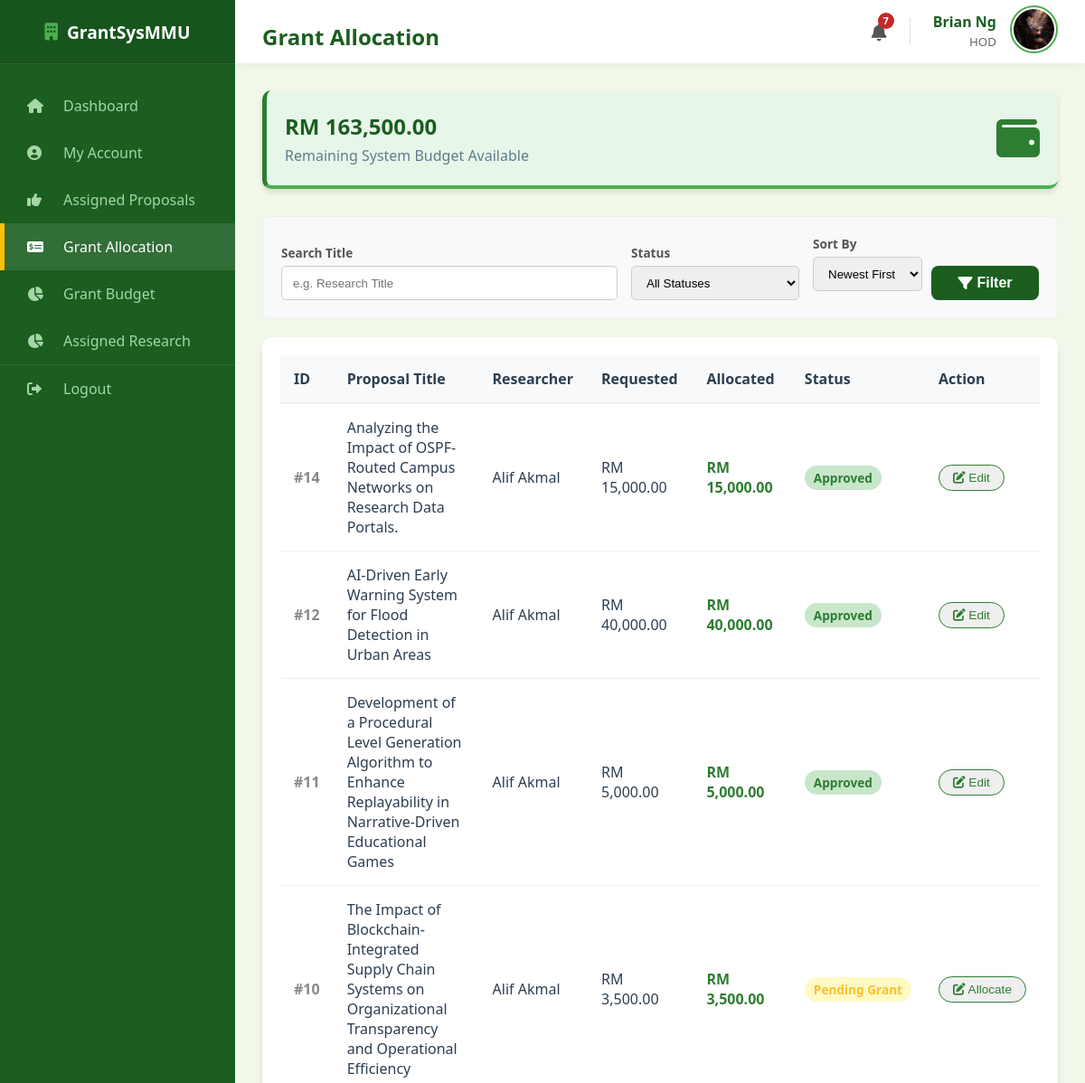
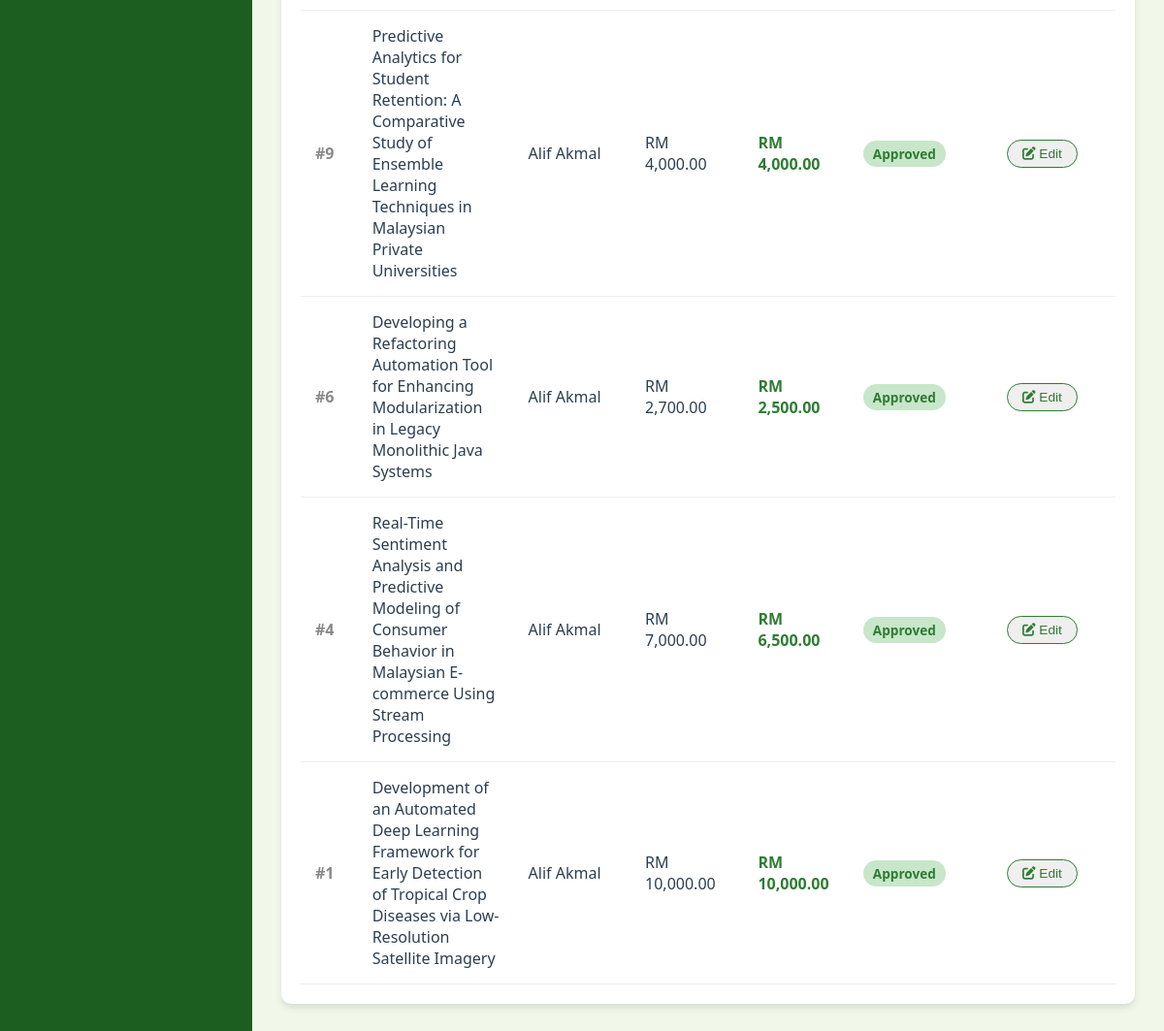
The app's page /hod/grant_allocation (signed in), older data (2 pictures, top to bottom).
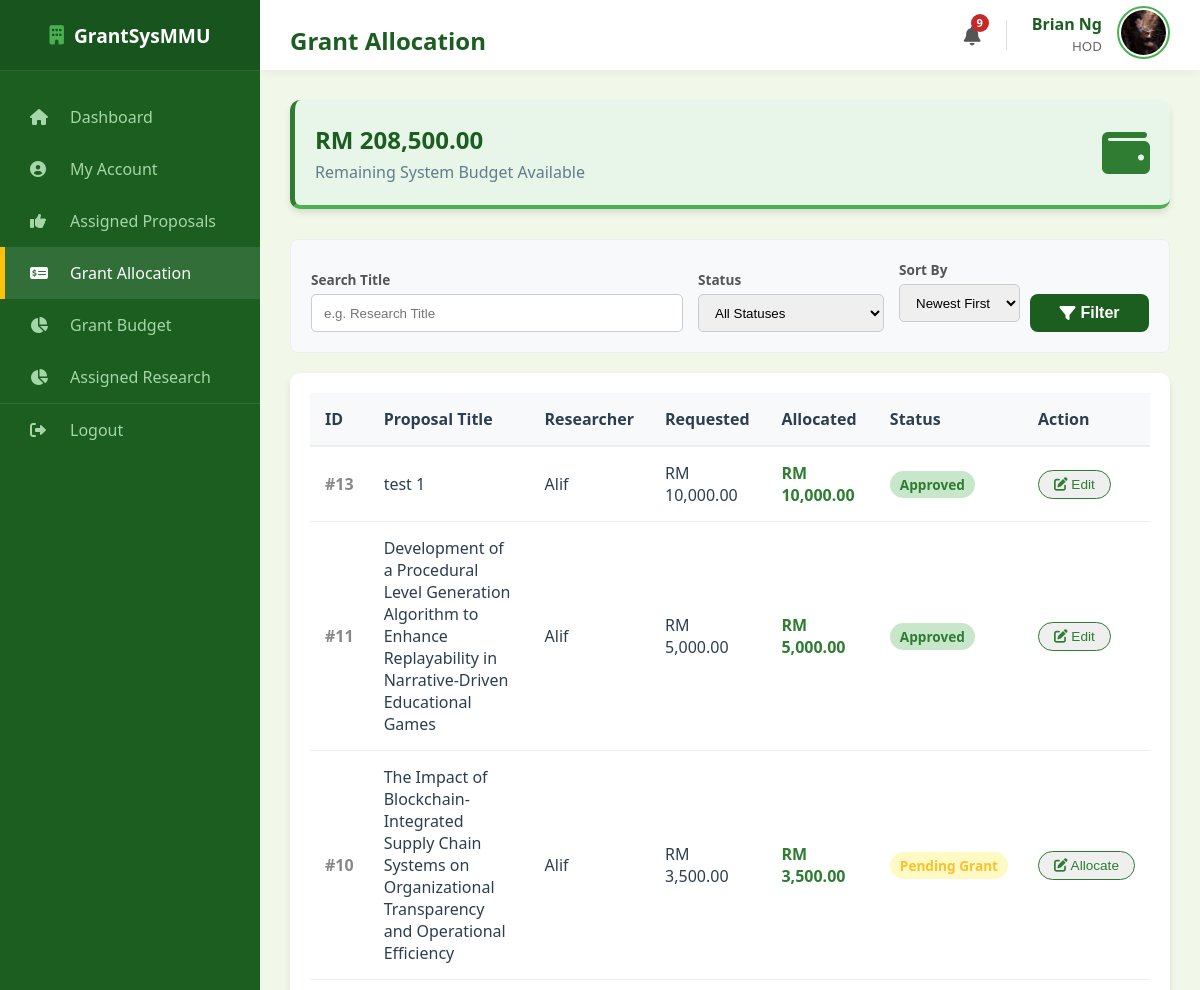
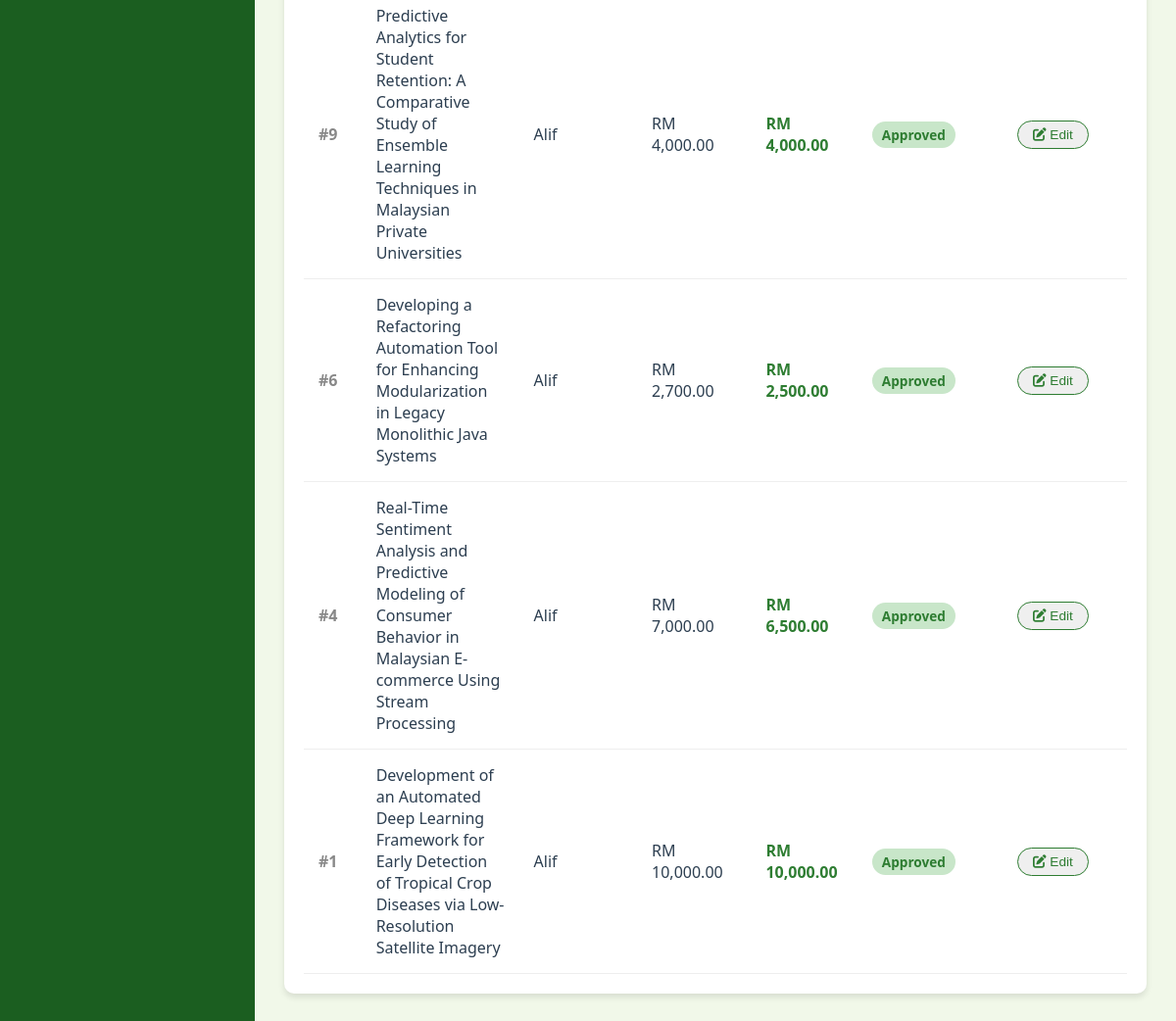
The same page, newer data (2 pictures, top to bottom).
### models.py (models this page shows, shortened)
class Proposal(db.Model):
    __tablename__ = "proposal"
    proposal_id = db.Column(db.Integer, primary_key=True)
    title = db.Column(db.String(255), nullable=False)
    research_area = db.Column(db.String(100), nullable=False, default="General")
    requested_budget = db.Column(db.Float, nullable=False)
    status = db.Column(db.String(30), nullable=False, default="Draft")
    submission_date = db.Column(db.Date, default=malaysia_now)
    document_file = db.Column(db.String(100), nullable=True)
    review_score = db.Column(db.Integer, nullable=True)
    review_feedback = db.Column(db.Text, nullable=True)
    review_draft = db.Column(db.Text, nullable=True)
    researcher_id = db.Column(
        db.Integer, db.ForeignKey("researcher.researcher_id"), nullable=False
    )
    cycle_id = db.Column(
        db.Integer, db.ForeignKey("grant_cycle.cycle_id"), nullable=False
    )
    assigned_reviewer_id = db.Column(
        db.Integer, db.ForeignKey("reviewer.reviewer_id"), nullable=True
    )
    assigned_hod_id = db.Column(db.Integer, db.ForeignKey("hod.hod_id"), nullable=True)
    reviewer = db.relationship("Reviewer", foreign_keys=[assigned_reviewer_id])
    hod = db.relationship("HOD", foreign_keys=[assigned_hod_id])
    deadlines = db.relationship(
        "Deadline", backref="proposal", cascade="all, delete-orphan"
    )

class User(db.Model):
    __tablename__ = "user"
    mmu_id = db.Column(db.String(15), primary_key=True)
    name = db.Column(db.String(150), nullable=False)
    email = db.Column(db.String(100), unique=True, nullable=False)
    password = db.Column(db.String(100), nullable=False)
    faculty = db.Column(db.String(100), nullable=False)
    user_role = db.Column(db.String(25), nullable=False)
    profile_image = db.Column(db.String(20), nullable=False, default="default.jpg")
    phone_number = db.Column(db.String(20), nullable=True)
    admin_profile = db.relationship(
        "Admin", backref="user_info", uselist=False, cascade="all, delete-orphan"
    )
    researcher_profile = db.relationship(
        "Researcher", backref="user_info", uselist=False, cascade="all, delete-orphan"
    )
    reviewer_profile = db.relationship(
        "Reviewer", backref="user_info", uselist=False, cascade="all, delete-orphan"
    )
    hod_profile = db.relationship(
        "HOD", backref="user_info", uselist=False, cascade="all, delete-orphan"
    )

class Grant(db.Model):
    __tablename__ = "grant"
    grant_id = db.Column(db.Integer, primary_key=True)
    grant_amount = db.Column(db.Float, nullable=False)
    award_date = db.Column(db.DateTime, default=malaysia_now)
    proposal_id = db.Column(
        db.Integer, db.ForeignKey("proposal.proposal_id"), nullable=False
    )
    proposal = db.relationship(
        "Proposal", backref=db.backref("grant_award", uselist=False)
    )

### routes/hod_routes.py (the view)
@hod_bp.route("/hod/grant_allocation")
def hod_grant_allocation():
    if session.get("role") != "HOD":
        return redirect(url_for("hod.hod_login"))
    user = User.query.get(session["user_id"])
    current_hod = HOD.query.filter_by(mmu_id=user.mmu_id).first()
    page = request.args.get("page", 1, type=int)
    search_query = request.args.get("search", "")
    filter_status = request.args.get("status", "")
    sort_option = request.args.get("sort", "newest")
    per_page = 8
    query = Proposal.query.filter(
        Proposal.assigned_hod_id == current_hod.hod_id,
        Proposal.status.in_(["Pending Grant", "Approved"]),
    )
    if search_query:
        query = query.filter(Proposal.title.ilike(f"%{search_query}%"))
    if filter_status and filter_status != "all":
        query = query.filter(Proposal.status == filter_status)
    if sort_option == "oldest":
        query = query.order_by(Proposal.proposal_id.asc())
    elif sort_option == "title_asc":
        query = query.order_by(Proposal.title.asc())
    else:
        query = query.order_by(Proposal.proposal_id.desc())
    pagination = query.paginate(page=page, per_page=per_page, error_out=False)
    total_budget_in = db.session.query(func.sum(Budget.amount)).scalar() or 0.0
    total_grants_out = db.session.query(func.sum(Grant.grant_amount)).scalar() or 0.0
    remaining_balance = total_budget_in - total_grants_out
    return render_template(
        "hod_grant_allocation.html",
        proposals=pagination.items, # Pass paginated items
        pagination=pagination,      # Pass pagination object
        user=user,
        remaining_balance=remaining_balance,
        current_search=search_query,
        current_status=filter_status,
        current_sort=sort_option
    )

### main.py (called while the page is built)
@app.context_processor
def inject_notifications():
    if "user_id" in session:
        unread = Notification.query.filter_by(recipient_id=session["user_id"], is_read=False).count()
        return dict(unread_notifications=unread)
    return dict(unread_notifications=0)

### templates/hod_grant_allocation.html (shortened to what the changed rows need)
<!DOCTYPE html>
<html lang="en">
<head>
    <link rel="stylesheet" type="text/css" href="{{ url_for('static', filename='style.css') }}">
    <link rel="stylesheet" href="https://cdnjs.cloudflare.com/ajax/libs/font-awesome/6.0.0/css/all.min.css">
</head>
<body>
    <div class="dashboard-container">
        <div class="main-content">
            <div class="top-bar">
                <h2>Grant Allocation</h2>
                <div style="display: flex; align-items: center; gap: 25px;">
                    <a href="{{ url_for('auth.view_notifications') }}"
                        style="position: relative; color: #555; font-size: 1.2rem; text-decoration: none;">
                        <i class="fas fa-bell"></i>
                        {% if unread_notifications > 0 %}
                        <span
                            style="position: absolute; top: -8px; right: -8px; background: #c62828; color: white; border-radius: 50%; width: 18px; height: 18px; font-size: 0.7rem; display: flex; align-items: center; justify-content: center; font-weight: bold;">
                            {{ unread_notifications }}
                        </span>
                        {% endif %}
                    </a>
                </div>
            </div>
            <div class="content-wrapper">
                <div class="stat-card"
                    style="margin-bottom: 30px; background: #e8f5e9; border-left: 5px solid #2e7d32;">
                    <div class="stat-info">
                        <h3 style="font-size: 1.5rem;">RM {{ "{:,.2f}".format(remaining_balance) }}</h3>
                        <p>Remaining System Budget Available</p>
                    </div>
                </div>
                <div class="table-card">
                    <table style="width: 100%; border-collapse: collapse;">
                        <thead>
                            <tr style="background-color: #f8f9fa; text-align: left;">
                                <th style="padding: 15px; width:5%; border-bottom: 2px solid #eee;">ID</th>
                                <th style="padding: 15px; width:30%; border-bottom: 2px solid #eee;">Proposal Title</th>
                                <th style="padding: 15px; width:15%; border-bottom: 2px solid #eee;">Researcher</th>
                                <th style="padding: 15px; width:15%; border-bottom: 2px solid #eee;">Requested</th>
                                <th style="padding: 15px; width:15%; border-bottom: 2px solid #eee;">Allocated</th>
                                <th style="padding: 15px; width:10%; border-bottom: 2px solid #eee;">Status</th>
                                <th style="padding: 15px; width:10%; border-bottom: 2px solid #eee;">Action</th>
                            </tr>
                        </thead>
                        <tbody>
                            {% for proposal in proposals %}
                            <tr style="border-bottom: 1px solid #eee;">
                                <td style="padding: 15px; color: #888; font-weight: bold;">#{{ proposal.proposal_id }}
                                </td>
                                <td style="padding: 15px; font-weight: 500;">{{ proposal.title }}</td>
                                <td style="padding: 15px;">{{ proposal.researcher.user_info.name }}</td>
                                <td style="padding: 15px;">RM {{ "{:,.2f}".format(proposal.requested_budget) }}</td>
                                <td style="padding: 15px; color: #2e7d32; font-weight: bold;">
                                    {% if proposal.grant_award %}
                                    RM {{ "{:,.2f}".format(proposal.grant_award.grant_amount) }}
                                    {% else %}
                                    RM 0.00
                                    {% endif %}
                                </td>
                                <td style="padding: 15px;">
                                    <span
                                        style="padding: 4px 10px; border-radius: 15px; font-size: 0.85rem; font-weight: bold; white-space:nowrap;
                                        background: {% if proposal.status == 'Approved' %}#c8e6c9{% else %}#fff9c4{% endif %};
                                        color: {% if proposal.status == 'Approved' %}#2e7d32{% else %}#fbc02d{% endif %};">
                                        {{ proposal.status }}
                                    </span>
                                </td>
                                <td style="padding: 15px;">
                                    <button class="btn-sm"
                                        onclick="openAllocationModal('{{ proposal.proposal_id }}', '{{ proposal.grant_award.grant_amount if proposal.grant_award else 0 }}', '{{ remaining_balance }}')">
                                        <i class="fas fa-edit"></i> {% if proposal.status == 'Pending Grant'
                                        %}Allocate{% else %}Edit{% endif %}
                                    </button>
                                </td>
                            </tr>
                            {% else %}
                            <tr>
                                <td colspan="7" style="padding: 30px; text-align: center; color: #888;">No pending grant
                                    allocations found matching your filters.</td>
                            </tr>
                            {% endfor %}
                        </tbody>
                    </table>
                </div>
            </div>
        </div>
    </div>
</body>
</html>

Row changes from the older to the newer data that the page shows:
removed Proposal: proposal_id "14", title "Analyzing the Impact of OSPF-Routed Campus Networks on Research Data Portals.", researcher.user_info.name "Alif Akmal", requested_budget "15,000.00", status "Approved", shows "Edit"
removed Grant: grant_award.grant_amount "15,000.00"
no longer on this page (row edited): Proposal: proposal_id "12", title "AI-Driven Early Warning System for Flood Detection in Urban Areas", researcher.user_info.name "Alif Akmal", requested_budget "40,000.00", {{ "{:,.2f}".format(proposal.grant_award.grant_amount) }} "40,000.00", status "Approved", shows "Edit"
now on this page (row edited): Proposal: proposal_id "13", title "test 1", researcher.user_info.name "Alif", requested_budget "10,000.00", {{ "{:,.2f}".format(proposal.grant_award.grant_amount) }} "10,000.00", status "Approved", shows "Edit"
changed through a linked row, Proposal id 11: researcher.user_info.name "Alif Akmal" → "Alif"
changed through a linked row, Proposal "Pending Grant": researcher.user_info.name "Alif Akmal" → "Alif"
changed through a linked row, Proposal id 9: researcher.user_info.name "Alif Akmal" → "Alif"
changed through a linked row, Proposal id 6: researcher.user_info.name "Alif Akmal" → "Alif"
changed through a linked row, Proposal id 4: researcher.user_info.name "Alif Akmal" → "Alif"
changed through a linked row, Proposal id 1: researcher.user_info.name "Alif Akmal" → "Alif"
Text that changed along with them:
{{ unread_notifications }}: "7" → "9"
{{ "{:,.2f}".format(remaining_balance) }}: "163,500.00" → "208,500.00"
